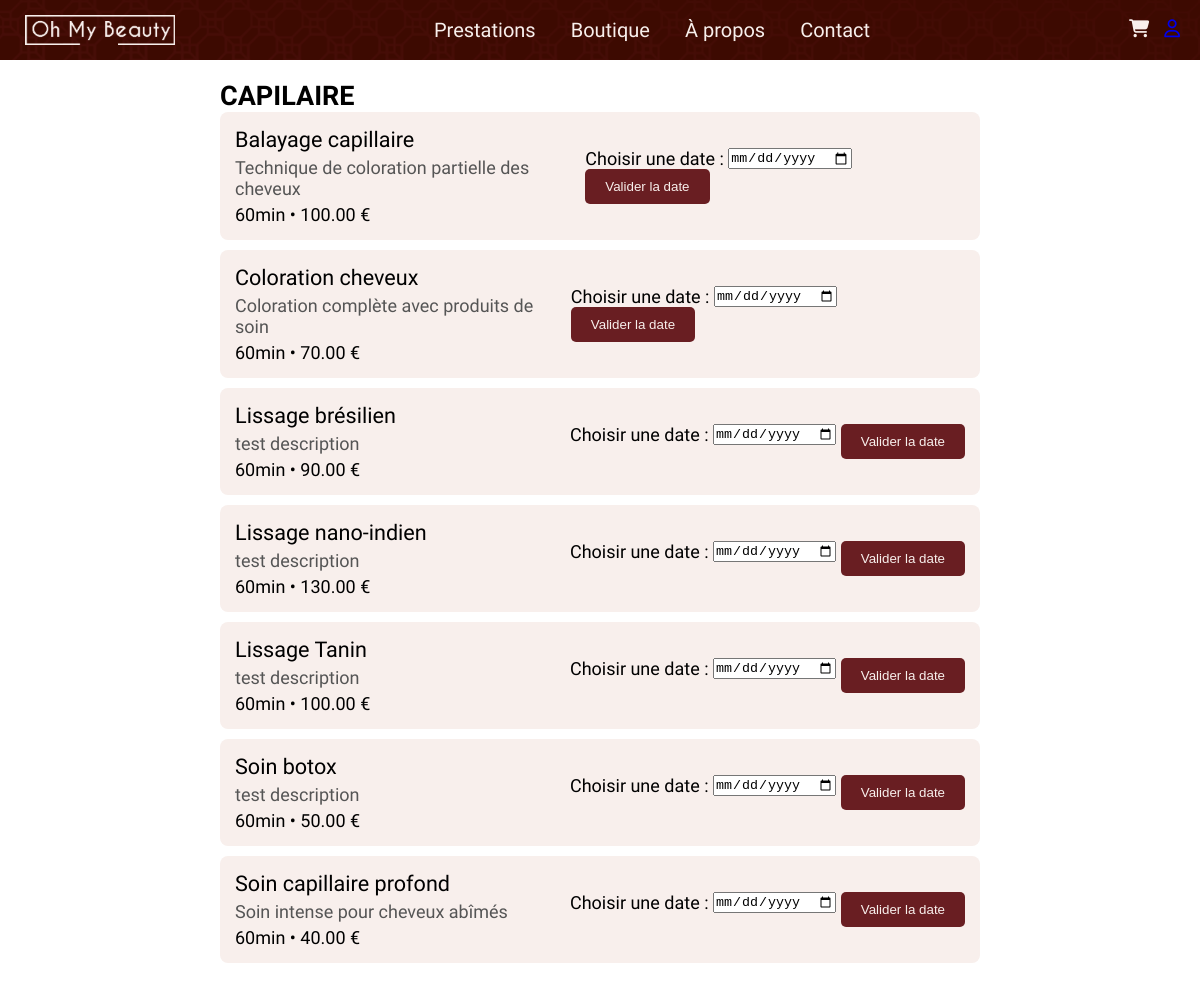
The app's page /index.php?action=prestations (upper part), older data.
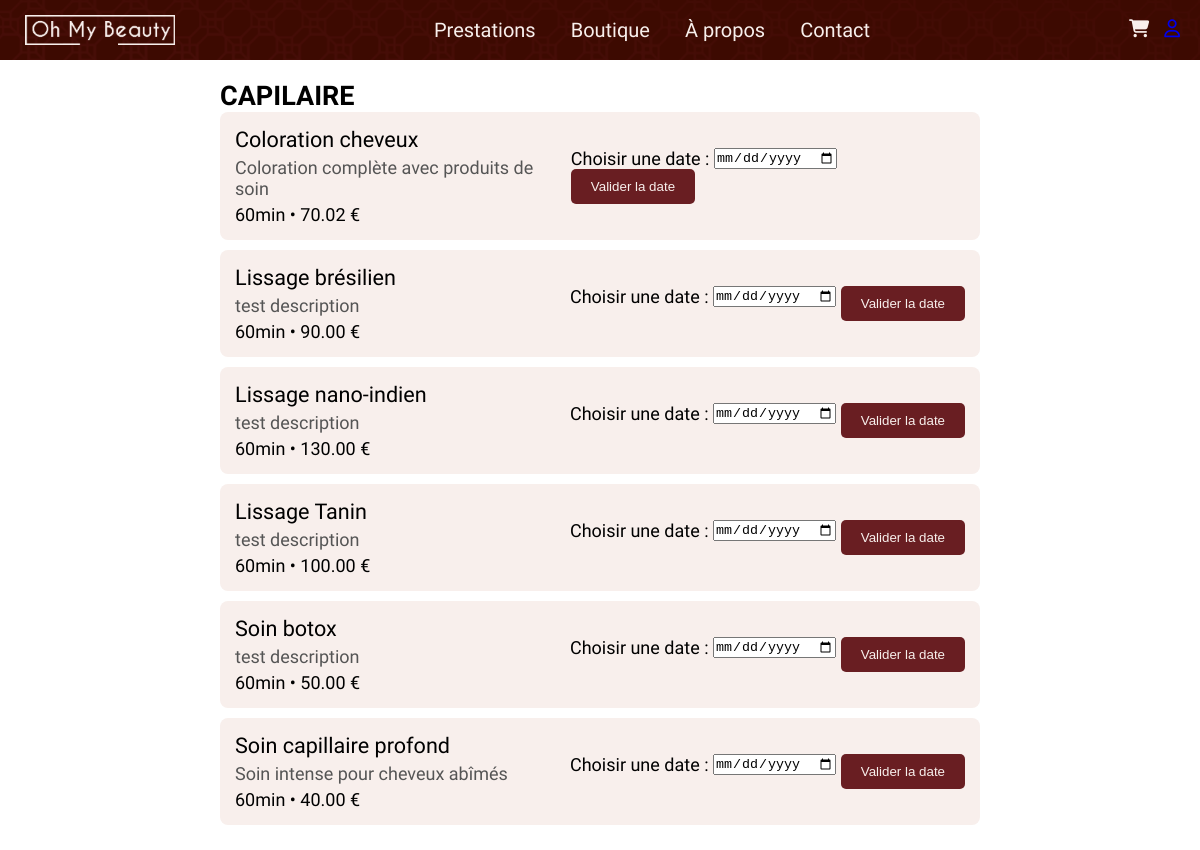
The same page, newer data.
### tables this page shows
CREATE TABLE IF NOT EXISTS `prestation` (
  `id_prestation` int NOT NULL AUTO_INCREMENT,
  `designation` varchar(50) NOT NULL,
  `prix` decimal(15,2) NOT NULL,
  `duree` varchar(50) NOT NULL DEFAULT '40min',
  `id_categorie` int NOT NULL,
  `description` varchar(500) DEFAULT NULL,
  PRIMARY KEY (`id_prestation`),
  KEY `id_categorie` (`id_categorie`),
  CONSTRAINT `prestation_ibfk_1` FOREIGN KEY (`id_categorie`) REFERENCES `categorie` (`id_categorie`)
);

### controller/AccueilController.php (called while the page is built, shortened)
<?php
class AccueilController {
    public function afficherPrestations() {
        require 'view/vuePrestations.php';
    }
}

### app/Connect.php (called while the page is built, shortened)
<?php
abstract class Connect {
    public static function seConnecter(){
        try {
            return new \PDO(
                "mysql:host=".self::HOST.";dbname=".self::DB.";charset=utf8", self::USER, self::PASS);
        } catch (\PDOException $ex) {
            return $ex->getMessage();
        }
    }
}

### model/managers/PrestationManager.php (called while the page is built, shortened)
<?php
class PrestationManager {
    private $db;
    public function __construct() {
        $this->db = Connect::seConnecter();
    }
    public function obtenirToutesCategoriesAvecPrestations() {
        $requete = "
            SELECT c.id_categorie, c.designation AS categorie_designation, p.id_prestation, p.designation, p.description, p.duree, p.prix
            FROM categorie c
            LEFT JOIN prestation p ON c.id_categorie = p.id_categorie
            ORDER BY c.designation, p.designation
        ";
        $resultat = $this->db->query($requete);
        $categories = [];
        while ($row = $resultat->fetch()) {
            $categories[$row['categorie_designation']][] = [
                'id_prestation' => $row['id_prestation'],
                'designation' => $row['designation'],
                'description' => $row['description'],
                'duree' => $row['duree'],
                'prix' => $row['prix']
            ];
        }
        return $categories;
    }
}

### view/vuePrestations.php (the view, shortened to what this page needs)
<?php
$prestationManager = new PrestationManager();
$categoriesAvecPrestations = $prestationManager->obtenirToutesCategoriesAvecPrestations();
?>
<section class="prestations-container">
    <?php foreach ($categoriesAvecPrestations as $categorieNom => $prestations) { ?>
        <div class="categorie">
            <h2><?= $categorieNom; ?></h2>
            <div class="liste-prestations">
                <?php foreach ($prestations as $prestation) { ?>
                    <div class="prestation">
                        <div class="details-prestation">
                            <h3><?= $prestation["designation"]; ?></h3>
                            <p><?= $prestation["description"]; ?></p>
                            <span><?= $prestation["duree"]; ?> • <?= $prestation["prix"]; ?> €</span>
                        </div>
                        <div class="actions-prestation">
                            <form method="post" action="index.php?action=choisirCreneau">
                                <label for="datePrestation">Choisir une date :</label>
                                <input type="date" name="datePrestation" required min="<?= date('Y-m-d'); ?>">
                                <button type="submit">Valider la date</button>
                            </form>
                        </div>
                    </div>
                <?php } ?>
            </div>
        </div>
    <?php } ?>
</section>
<?php
require "template.php";

Row changes from the older to the newer data that the page shows:
removed prestation: designation "Balayage capillaire", description "Technique de coloration partielle des cheveux", duree "60min", prix "100.00"
changed prestation "Coloration cheveux": prix "70.00" → "70.02"
